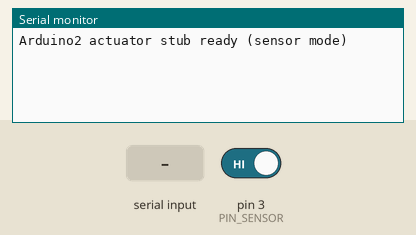
The sketch below on a simulated Arduino Uno, built with avr-gcc and run on an emulated ATmega328P. Parts: the last lines printed to the serial monitor. The inputs (shaded band) are chosen by the test bench; at power-on: pin 3 (PIN_SENSOR) HIGH.

Above: at 1.4 s.
1.5 s: "DIR,\n" received over Serial
At 2.4 s:
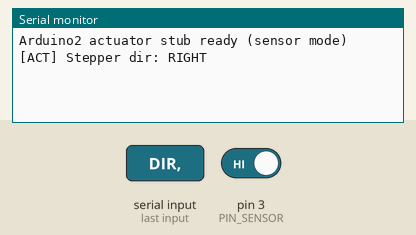
3.0 s: "SERVO5,\n" received over Serial
At 3.6 s:
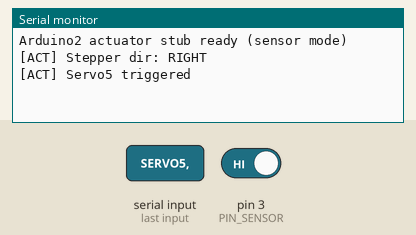
4.5 s: "PUMP,\n" received over Serial
At 5.3 s:
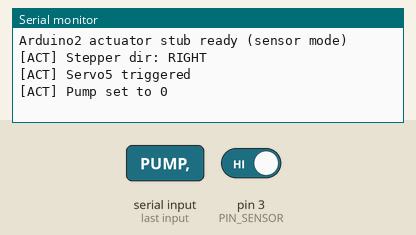
6.0 s: "DC,\n" received over Serial
At 6.5 s:
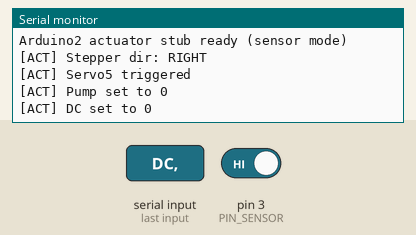
7.5 s: "90,45\n" received over Serial
At 8.7 s:
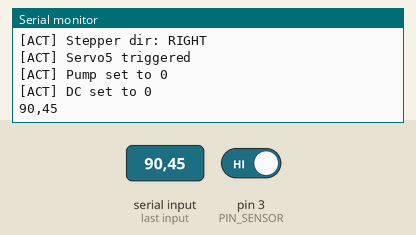
9.0 s: "0\n" received over Serial
At 10.2 s:
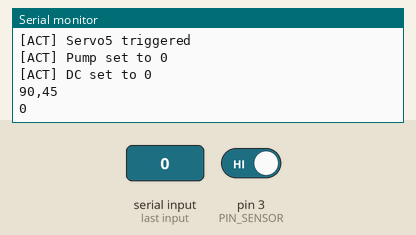

The sketch:

test2.ino
```cpp
// Arduino node2: parse commands from NodeMCU and actuate stepper/servos/pump/DC
// Expected incoming lines (CSV or keyword commands):
//  DIR,L  or DIR,R         -> set stepper direction (L=left/ทวนเข็ม, R=right/ตามเข็ม)
//  SERVO5,1                -> trigger servo5
//  SERVO6,1                -> trigger servo6
//  PUMP,1                  -> turn pump ON (PUMP,0 to stop)
//  DC,1                    -> DC motor on (always triggered after disp/cmd)
//  <queue_id>,<pill_id>,<qty>  -> perform pill actuation, then print DONE

String buffer = "";

// --- stub actuator implementations (replace with real code) ---
void setStepDirectionLeft() {
  Serial.println("[ACT] Stepper dir: LEFT");
}
void setStepDirectionRight() {
  Serial.println("[ACT] Stepper dir: RIGHT");
}

void triggerServo5() {
  Serial.println("[ACT] Servo5 triggered");
}
void triggerServo6() {
  Serial.println("[ACT] Servo6 triggered");
}

void setPump(bool on) {
  Serial.print("[ACT] Pump set to "); Serial.println(on ? 1 : 0);
}

void setDcState(bool on) {
  Serial.print("[ACT] DC set to "); Serial.println(on ? 1 : 0);
}

// Sensor: detect patient receiving medication and notify NodeMCU via UART
const uint8_t PIN_SENSOR = 3; // change to your input pin
bool lastSensorState = false;


void setup() {
  Serial.begin(9600);
  delay(200);
  Serial.println("Arduino2 actuator stub ready (sensor mode)");
  pinMode(PIN_SENSOR, INPUT_PULLUP); // assume sensor pulls LOW normally, HIGH when detected; change if needed
  lastSensorState = digitalRead(PIN_SENSOR);
}

void processLine(const String &lineRaw) {
  String line = lineRaw;
  line.trim();
  if (line.length() == 0) return;

  // Keywords
  if (line.startsWith("DIR,")) {
    char d = line.charAt(4);
    if (d == 'L' || d == 'l') setStepDirectionLeft();
    else setStepDirectionRight();
  // any trigger from NodeMCU: actuate only (no auto-done timer)
  } else if (line.startsWith("SERVO5,")) {
    triggerServo5();
  // actuate only (no auto-done timer)
  } else if (line.startsWith("SERVO6,")) {
    triggerServo6();
  // actuate only (no auto-done timer)
  } else if (line.startsWith("PUMP,")) {
    int v = atoi(line.c_str() + 5);
    setPump(v != 0);
  // actuate only (no auto-done timer)
  } else if (line.startsWith("DC,")) {
    int v = atoi(line.c_str() + 3);
    setDcState(v != 0);

    // Test mode: DC,1 triggers simulation completion after delay
    if (v == 1) {
      Serial.println("[TEST] Starting actuator sequence...");
      delay(2000); // simulate processing time
      Serial.println("done");
    }
  } else {
    // unknown line: echo back so NodeMCU can parse sensor values if needed
    Serial.println(line);
  }
}

void loop() {
  // handle incoming Serial commands from NodeMCU
  while (Serial.available()) {
    char c = Serial.read();
    if (c == '\n' || c == '\r') {
      if (buffer.length() == 0) { buffer = ""; continue; }
      processLine(buffer);
      buffer = "";
    } else {
      buffer += c;
      if (buffer.length() > 200) buffer = buffer.substring(buffer.length()-200);
    }
  }

  // poll sensor and send done when detection occurs (rising edge)
  bool cur = digitalRead(PIN_SENSOR);
  if (cur && !lastSensorState) {
    // sensor just triggered
    Serial.println("done");
    Serial.println("1"); // optional numeric indicator
  }
  lastSensorState = cur;


  delay(20); // small debounce / cooperative delay
}
```

Measured:
- after the input at 1.5 s, the serial monitor: prints a new line at once (image 1)
- after the input at 3.0 s, the serial monitor: prints a new line at once (image 2)
- after the input at 4.5 s, the serial monitor: prints a new line at once (image 3)
- after the input at 6.0 s, the serial monitor: prints a new line at once (image 4)
- after the input at 7.5 s, the serial monitor: prints a new line at once (image 5)
- after the input at 9.0 s, the serial monitor: prints a new line at once (image 6)
